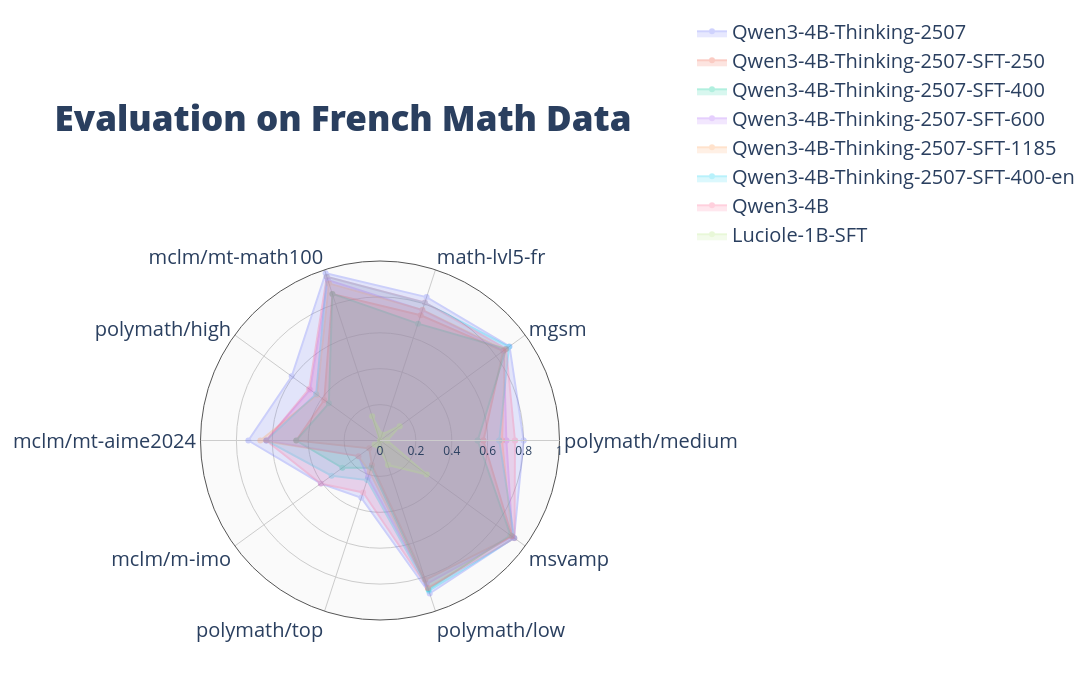

The code cell stored with this chart in its notebook:
### Code cell
import plotly.graph_objects as go


fig = go.Figure()
for i, (model, result) in enumerate(results.items()):
    r = [result["accuracies"][dataset] if dataset in result["accuracies"] else 0.0 for dataset in datasets]
    r = list(r) + list([r[0]])
    fig.add_trace(go.Scatterpolar(
          r=r,
          theta=datasets + [datasets[0]],
          fill='toself',
          opacity=0.3,
          name=model.split("/")[-1]
    ))

fig.update_layout(
    width=1100,
    height=700,
    title="Evaluation on French Math Data",
    title_font_size=35,
    title_font_weight=1000,
    legend_font_size=20,
    legend_y=5000,
    legend_x=1000,
    polar=dict(
        bgcolor="#fafafa",
        angularaxis=dict(
            gridcolor="#ccc",
            tickcolor="#ccc",
            linecolor="#555",
            tickfont_size=20,
        ),
        radialaxis=dict(
            gridcolor="#ccc",
            tickcolor="#ccc",
            linecolor="#ccc",
            visible=True,
            range=[0, 1]
        )),
    showlegend=True
)

fig.show()

### Figure 1 — Plotly figure (JSON) as saved in the notebook; plotly's stock layout.template omitted (floating-point values rounded to 4 significant figures)
{"data": [{"fill": "toself", "name": "Qwen3-4B-Thinking-2507", "opacity": 0.3, "r": [0.8, 0.892, 0.84, 0.9798, 0.608, 0.7333, 0.4074, 0.336, 0.896, 0.923, 0.8], "theta": ["polymath/medium", "mgsm", "math-lvl5-fr", "mclm/mt-math100", "polymath/high", "mclm/mt-aime2024", "mclm/m-imo", "polymath/top", "polymath/low", "msvamp", "polymath/medium"], "type": "scatterpolar"}, {"fill": "toself", "name": "Qwen3-4B-Thinking-2507-SFT-250", "opacity": 0.3, "r": [0.576, 0.848, 0.7336, 0.8586, 0.384, 0.4667, 0.07407, 0.144, 0.816, 0.908, 0.576], "theta": ["polymath/medium", "mgsm", "math-lvl5-fr", "mclm/mt-math100", "polymath/high", "mclm/mt-aime2024", "mclm/m-imo", "polymath/top", "polymath/low", "msvamp", "polymath/medium"], "type": "scatterpolar"}, {"fill": "toself", "name": "Qwen3-4B-Thinking-2507-SFT-400", "opacity": 0.3, "r": [0.544, 0.868, 0.6846, 0.8586, 0.352, 0.4667, 0.2593, 0.16, 0.872, 0.898, 0.544], "theta": ["polymath/medium", "mgsm", "math-lvl5-fr", "mclm/mt-math100", "polymath/high", "mclm/mt-aime2024", "mclm/m-imo", "polymath/top", "polymath/low", "msvamp", "polymath/medium"], "type": "scatterpolar"}, {"fill": "toself", "name": "Qwen3-4B-Thinking-2507-SFT-600", "opacity": 0.3, "r": [0.704, 0.852, 0.7629, 0.9394, 0.48, 0.6333, 0.1481, 0.216, 0.84, 0.912, 0.704], "theta": ["polymath/medium", "mgsm", "math-lvl5-fr", "mclm/mt-math100", "polymath/high", "mclm/mt-aime2024", "mclm/m-imo", "polymath/top", "polymath/low", "msvamp", "polymath/medium"], "type": "scatterpolar"}, {"fill": "toself", "name": "Qwen3-4B-Thinking-2507-SFT-1185", "opacity": 0.3, "r": [0.68, 0.86, 0.7652, 0.9192, 0.432, 0.6667, 0.1481, 0.184, 0.864, 0.906, 0.68], "theta": ["polymath/medium", "mgsm", "math-lvl5-fr", "mclm/mt-math100", "polymath/high", "mclm/mt-aime2024", "mclm/m-imo", "polymath/top", "polymath/low", "msvamp", "polymath/medium"], "type": "scatterpolar"}, {"fill": "toself", "name": "Qwen3-4B-Thinking-2507-SFT-400-en", "opacity": 0.3, "r": [0.664, 0.888, 0.8072, 0.9596, 0.44, 0.6333, 0.3333, 0.232, 0.88, 0.925, 0.664], "theta": ["polymath/medium", "mgsm", "math-lvl5-fr", "mclm/mt-math100", "polymath/high", "mclm/mt-aime2024", "mclm/m-imo", "polymath/top", "polymath/low", "msvamp", "polymath/medium"], "type": "scatterpolar"}, {"fill": "toself", "name": "Qwen3-4B", "opacity": 0.3, "r": [0.752, 0.868, 0.8084, 0.9596, 0.488, 0.6333, 0.4074, 0.304, 0.864, 0.926, 0.752], "theta": ["polymath/medium", "mgsm", "math-lvl5-fr", "mclm/mt-math100", "polymath/high", "mclm/mt-aime2024", "mclm/m-imo", "polymath/top", "polymath/low", "msvamp", "polymath/medium"], "type": "scatterpolar"}, {"fill": "toself", "name": "Luciole-1B-SFT", "opacity": 0.3, "r": [0.04, 0.136, 0.03505, 0.1414, 0, 0, 0.03704, 0.032, 0.144, 0.322, 0.04], "theta": ["polymath/medium", "mgsm", "math-lvl5-fr", "mclm/mt-math100", "polymath/high", "mclm/mt-aime2024", "mclm/m-imo", "polymath/top", "polymath/low", "msvamp", "polymath/medium"], "type": "scatterpolar"}], "layout": {"height": 700, "legend": {"font": {"size": 20}, "x": 1000, "y": 5000}, "polar": {"angularaxis": {"gridcolor": "#ccc", "linecolor": "#555", "tickcolor": "#ccc", "tickfont": {"size": 20}}, "bgcolor": "#fafafa", "radialaxis": {"gridcolor": "#ccc", "linecolor": "#ccc", "range": [0, 1], "tickcolor": "#ccc", "visible": true}}, "showlegend": true, "title": {"font": {"size": 35, "weight": 1000}, "text": "Evaluation on French Math Data"}, "width": 1100}}
